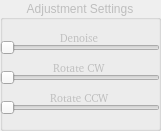
   <widget class="QGroupBox" name="groupBox">
    <property name="enabled">
     <bool>false</bool>
    </property>
    <property name="geometry">
     <rect>
      <x>580</x>
      <y>180</y>
      <width>161</width>
      <height>131</height>
     </rect>
    </property>
    <property name="title">
     <string>Adjustment Settings</string>
    </property>
    <property name="alignment">
     <set>Qt::AlignCenter</set>
    </property>
    <widget class="QLabel" name="label_3">
     <property name="enabled">
      <bool>false</bool>
     </property>
     <property name="geometry">
      <rect>
       <x>50</x>
       <y>90</y>
       <width>61</width>
       <height>16</height>
      </rect>
     </property>
     <property name="font">
      <font>
       <family>FROMVS [MAXR]</family>
       <pointsize>8</pointsize>
       <weight>50</weight>
       <italic>false</italic>
       <bold>false</bold>
      </font>
     </property>
     <property name="text">
      <string>Rotate CCW</string>
     </property>
    </widget>
    <widget class="QSlider" name="horizontalSlider_2">
     <property name="enabled">
      <bool>false</bool>
     </property>
     <property name="geometry">
      <rect>
       <x>0</x>
       <y>70</y>
       <width>160</width>
       <height>16</height>
      </rect>
     </property>
     <property name="orientation">
      <enum>Qt::Horizontal</enum>
     </property>
    </widget>
    <widget class="QSlider" name="horizontalSlider_3">
     <property name="enabled">
      <bool>false</bool>
     </property>
     <property name="geometry">
      <rect>
       <x>0</x>
       <y>100</y>
       <width>160</width>
       <height>16</height>
      </rect>
     </property>
     <property name="orientation">
      <enum>Qt::Horizontal</enum>
     </property>
    </widget>
    <widget class="QLabel" name="label">
     <property name="enabled">
      <bool>false</bool>
     </property>
     <property name="geometry">
      <rect>
       <x>60</x>
       <y>30</y>
       <width>41</width>
       <height>16</height>
      </rect>
     </property>
     <property name="font">
      <font>
       <family>FROMVS [MAXR]</family>
       <pointsize>8</pointsize>
       <weight>50</weight>
       <italic>false</italic>
       <bold>false</bold>
      </font>
     </property>
     <property name="text">
      <string>Denoise</string>
     </property>
    </widget>
    <widget class="QLabel" name="label_2">
     <property name="enabled">
      <bool>false</bool>
     </property>
     <property name="geometry">
      <rect>
       <x>50</x>
       <y>60</y>
       <width>61</width>
       <height>16</height>
      </rect>
     </property>
     <property name="font">
      <font>
       <family>FROMVS [MAXR]</family>
       <pointsize>8</pointsize>
       <weight>50</weight>
       <italic>false</italic>
       <bold>false</bold>
      </font>
     </property>
     <property name="text">
      <string> Rotate CW</string>
     </property>
    </widget>
    <widget class="QSlider" name="horizontalSlider">
     <property name="enabled">
      <bool>false</bool>
     </property>
     <property name="geometry">
      <rect>
       <x>0</x>
       <y>40</y>
       <width>160</width>
       <height>16</height>
      </rect>
     </property>
     <property name="orientation">
      <enum>Qt::Horizontal</enum>
     </property>
    </widget>
   </widget>
